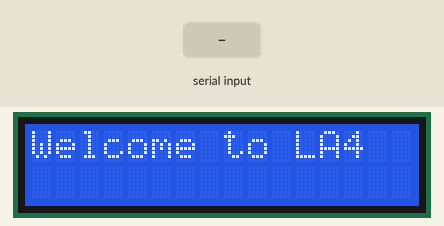
Simulated run of this sketch. Board: Arduino Uno, built with avr-gcc and run on an emulated ATmega328P. Parts: 16×2 character LCD. Inputs (shaded band) come from the test bench. What the sketch prints to the serial monitor is not drawn.

Above: at 3.2 s.
3.3 s: "1" received over Serial
At 5.5 s:
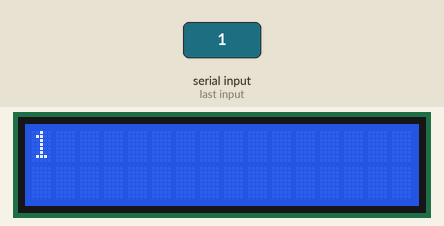
5.8 s: "0" received over Serial
At 7.5 s:
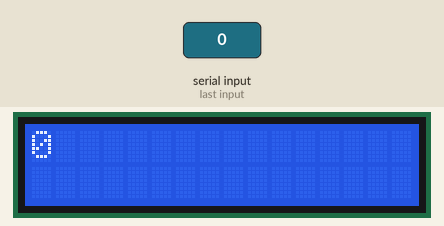
8.3 s: "2" received over Serial
At 10.6 s:
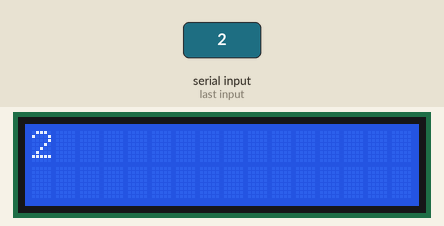
Timing chart, 0 to 12.1 s (numbered marks = the images above; inputs shaded):
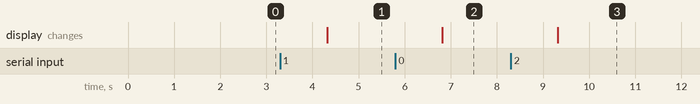

The sketch:

arduinoLCDDisplay.ino
```cpp
#include <LiquidCrystal_I2C.h>
#include <Wire.h>

//const int rs = 12, en = 11, d4 = 5, d5 = 4, d6 = 3, d7 = 2;
LiquidCrystal_I2C lcd(0x27,16,2);
char buffer[256];

void setup() {

  lcd.init();
  lcd.backlight();

  lcd.setCursor(0,0);
  lcd.print("Welcome to LA4");
  lcd.setCursor(0,0);

  Serial.begin(115200);
  delay(2000);
}

void ClearDisplay() {

  lcd.setCursor(0,0);
  lcd.print("                ");
  lcd.setCursor(0,1);
  lcd.print("                ");

}

void loop() {
  if(Serial.available() > 0){
    //text = Serial.readStringUntil('\n');

    Serial.readBytes(buffer, 256);
    lcd.setCursor(0,0);
    lcd.print("                ");
    lcd.setCursor(0,0);
    lcd.print(buffer);
    Serial.print("Text updated!\n");
  }
}
```

Measured:
- after the input at 3.3 s, the display: changes after 1.0 s (image 1)
- after the input at 5.8 s, the display: changes after 1.0 s (image 2)
- after the input at 8.3 s, the display: changes after 1.0 s (image 3)
